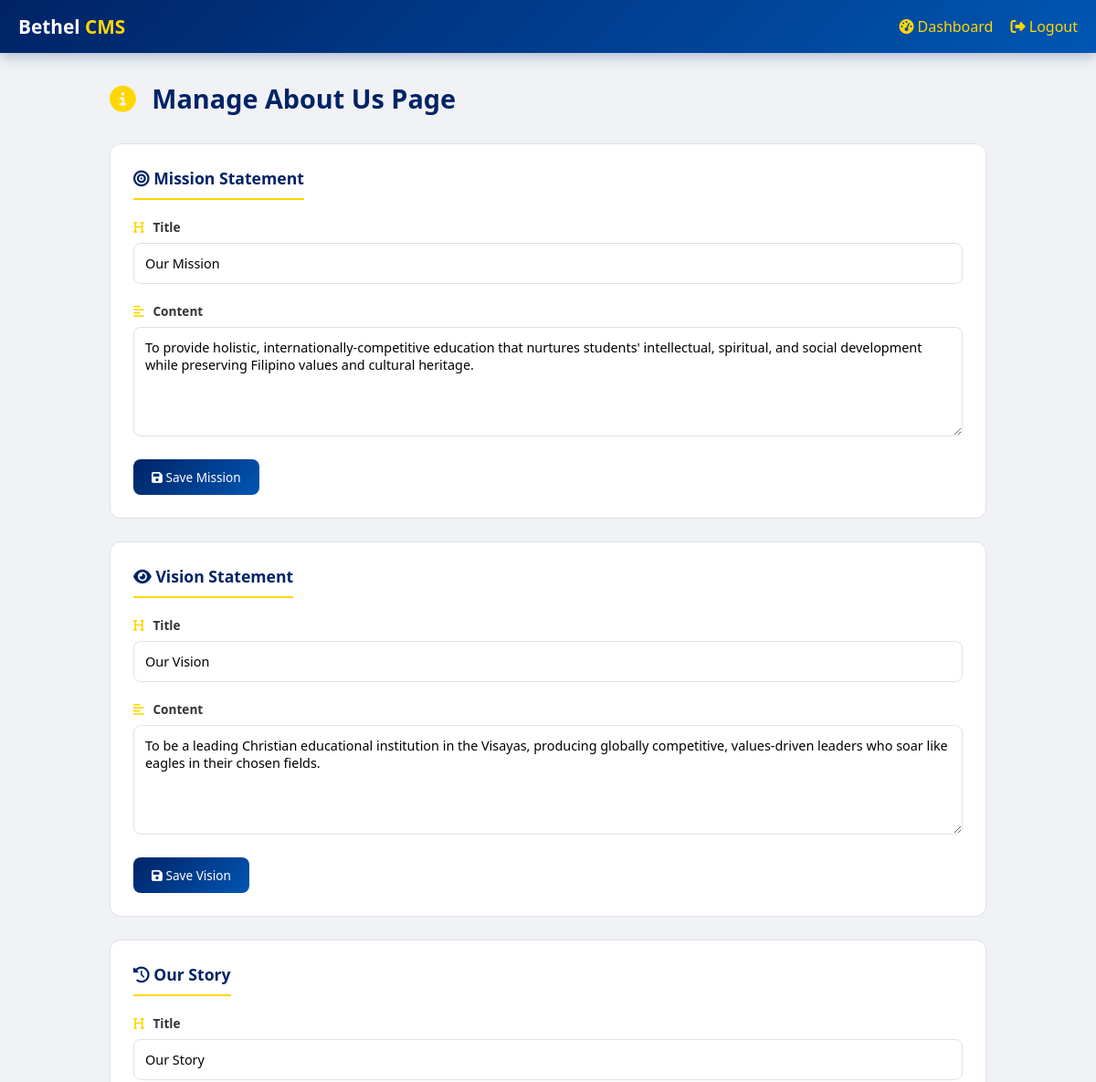
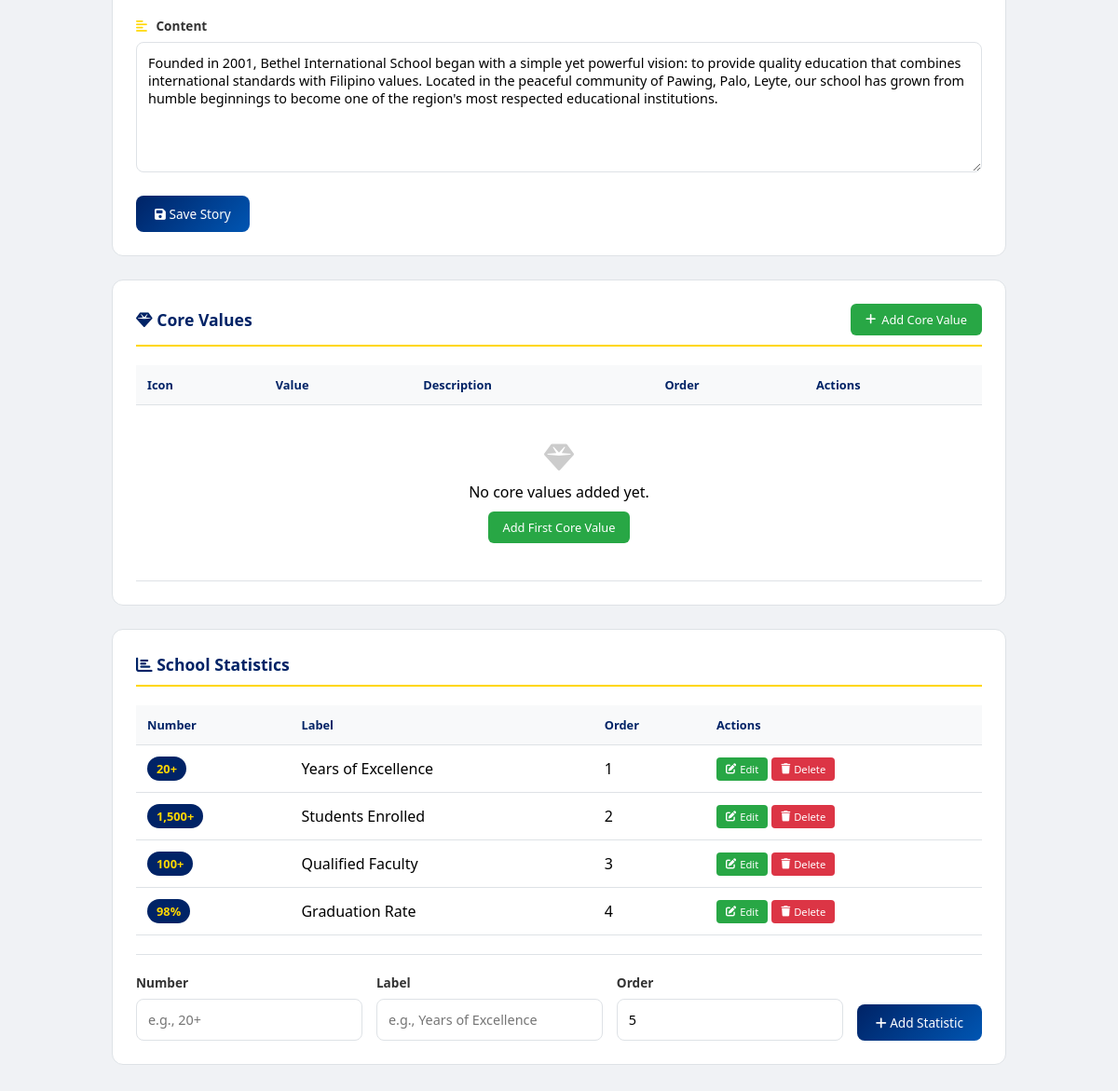
Page /admin/manage-about.php (signed in) on the earlier database version (2 pictures, top to bottom).
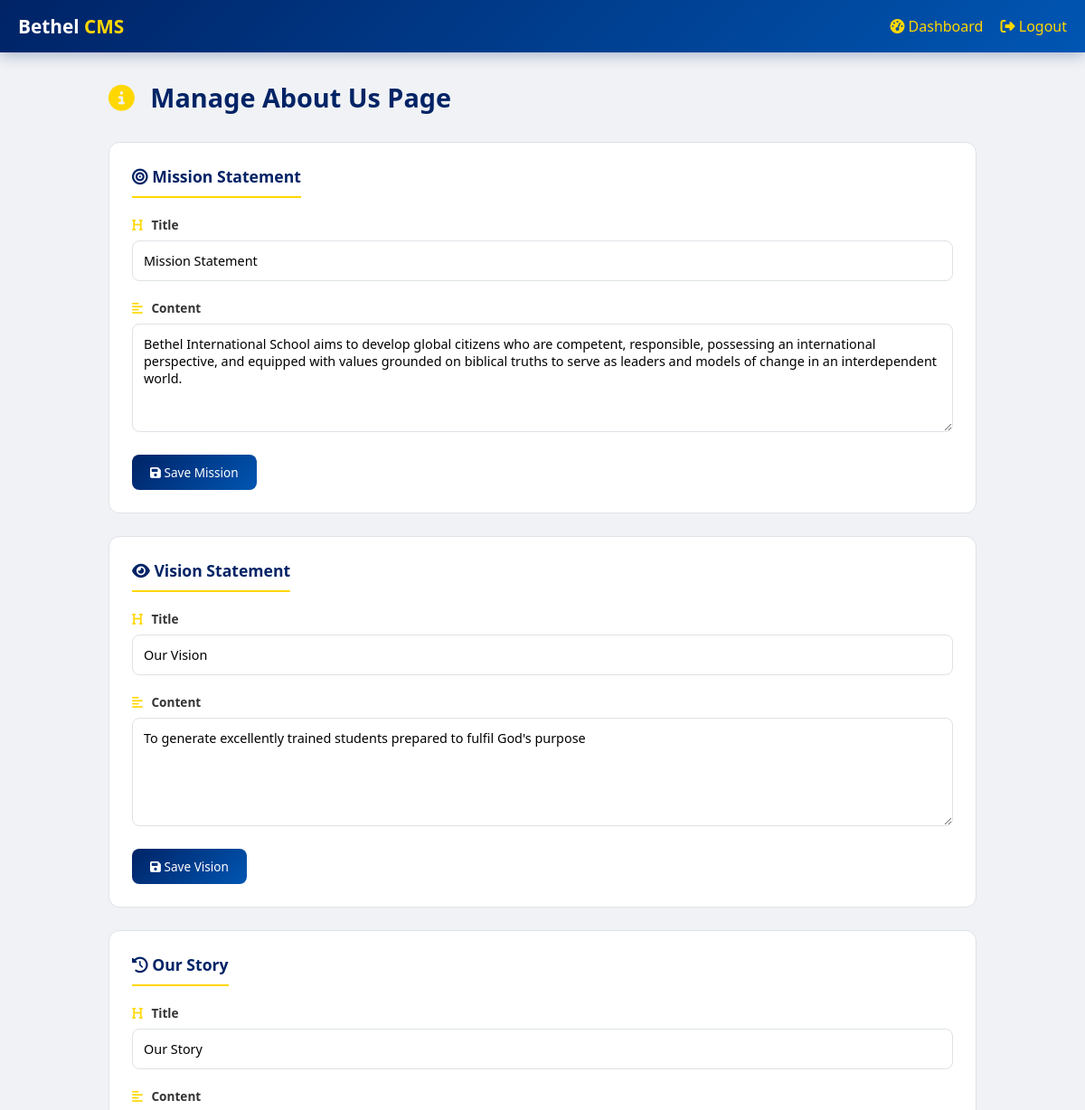
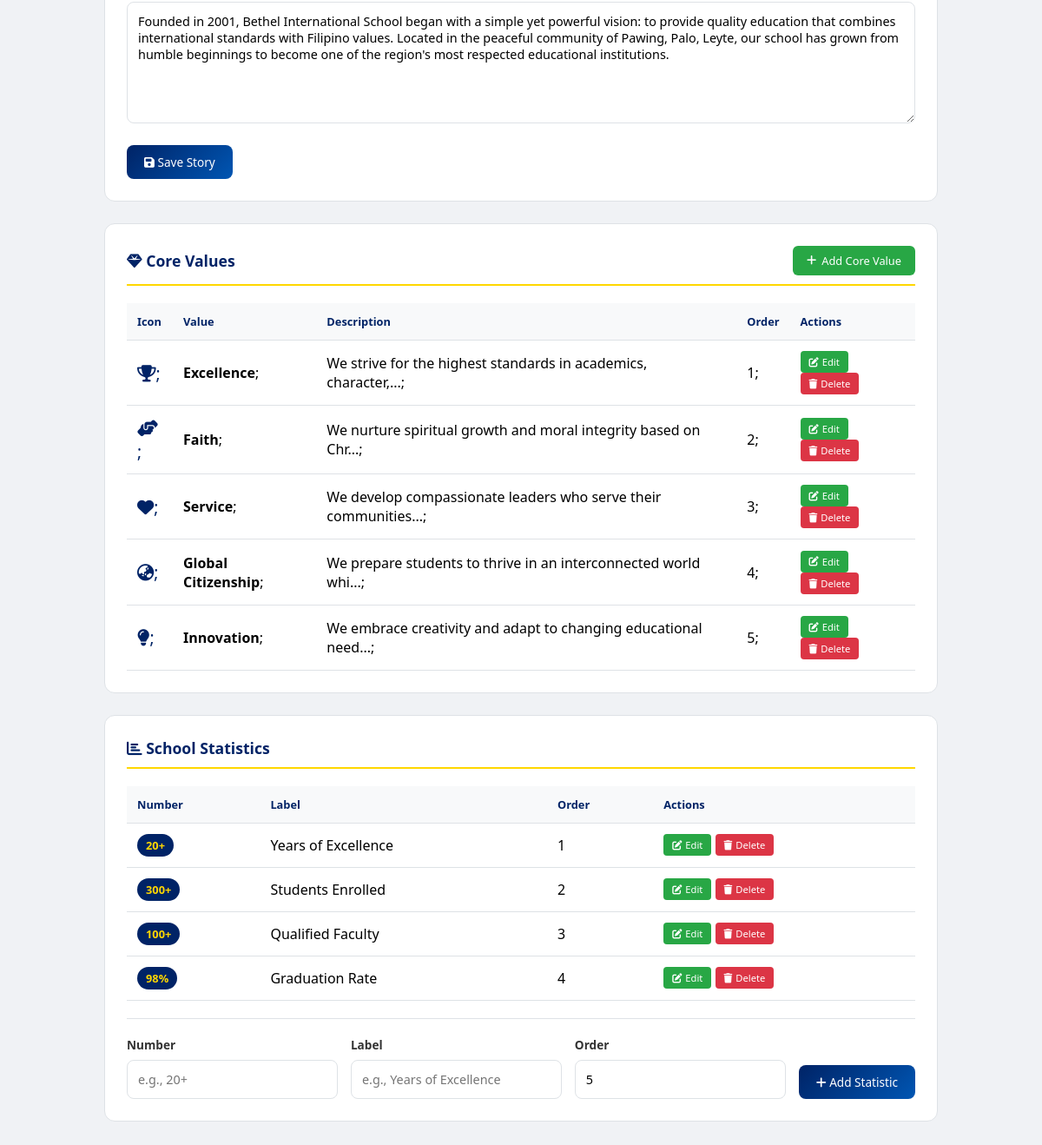
Same page on the later database version (2 pictures, top to bottom).
### tables this page shows
CREATE TABLE `about_content` (
  `id` int(11) NOT NULL,
  `section` varchar(50) NOT NULL,
  `title` varchar(200) DEFAULT NULL,
  `content` text DEFAULT NULL,
  `icon_class` varchar(50) DEFAULT NULL,
  `display_order` int(11) DEFAULT 0,
  `status` enum('active','inactive') DEFAULT 'active',
  `updated_at` timestamp NOT NULL DEFAULT current_timestamp() ON UPDATE current_timestamp()
);

CREATE TABLE `about_stats` (
  `id` int(11) NOT NULL,
  `stat_number` varchar(20) NOT NULL,
  `stat_label` varchar(100) NOT NULL,
  `display_order` int(11) DEFAULT 0,
  `status` enum('active','inactive') DEFAULT 'active'
);

CREATE TABLE `core_values` (
  `id` int(11) NOT NULL,
  `title` varchar(100) NOT NULL,
  `description` text NOT NULL,
  `icon_class` varchar(50) DEFAULT 'fas fa-star',
  `display_order` int(11) DEFAULT 0,
  `status` enum('active','inactive') DEFAULT 'active',
  `created_at` timestamp NOT NULL DEFAULT current_timestamp(),
  `updated_at` timestamp NOT NULL DEFAULT current_timestamp() ON UPDATE current_timestamp()
);

### admin/manage-about.php (the view, shortened to what this page needs)
<?php
require_once '../includes/db.php';
$mission = $pdo->query("SELECT * FROM about_content WHERE section = 'mission'")->fetch();
$vision = $pdo->query("SELECT * FROM about_content WHERE section = 'vision'")->fetch();
$history = $pdo->query("SELECT * FROM about_content WHERE section = 'history'")->fetch();
$core_values = $pdo->query("SELECT * FROM core_values ORDER BY display_order ASC")->fetchAll();
$statistics = $pdo->query("SELECT * FROM about_stats ORDER BY display_order ASC")->fetchAll();
$next_stat_order = $pdo->query("SELECT COALESCE(MAX(display_order), 0) + 1 as next FROM about_stats")->fetch();
$next_stat_display_order = $next_stat_order['next'];
?>
<!DOCTYPE html>
<html lang="en">
<head>
    <link rel="stylesheet" href="https://cdnjs.cloudflare.com/ajax/libs/font-awesome/6.4.0/css/all.min.css">
</head>
<body>
    <nav class="admin-nav">
        <div class="admin-nav-container">
            <div class="admin-logo">Bethel <span>CMS</span></div>
            <div class="admin-user">
                <a href="dashboard.php"><i class="fas fa-tachometer-alt"></i> Dashboard</a>
                <a href="logout.php"><i class="fas fa-sign-out-alt"></i> Logout</a>
            </div>
        </div>
    </nav>
    <div class="admin-container">
        <div class="page-header">
            <h1><i class="fas fa-info-circle"></i> Manage About Us Page</h1>
        </div>
        <div class="simple-section">
            <h3><i class="fas fa-bullseye"></i> Mission Statement</h3>
            <form method="POST">
                <div class="form-group">
                    <label><i class="fas fa-heading"></i> Title</label>
                    <input type="text" name="mission_title" value="<?php echo htmlspecialchars($mission['title'] ?? 'Our Mission'); ?>">
                </div>
                <div class="form-group">
                    <label><i class="fas fa-align-left"></i> Content</label>
                    <textarea name="mission_content" rows="4"><?php echo htmlspecialchars($mission['content'] ?? ''); ?></textarea>
                </div>
                <button type="submit" name="update_mission" class="btn-primary"><i class="fas fa-save"></i> Save Mission</button>
            </form>
        </div>
        <div class="simple-section">
            <h3><i class="fas fa-eye"></i> Vision Statement</h3>
            <form method="POST">
                <div class="form-group">
                    <label><i class="fas fa-heading"></i> Title</label>
                    <input type="text" name="vision_title" value="<?php echo htmlspecialchars($vision['title'] ?? 'Our Vision'); ?>">
                </div>
                <div class="form-group">
                    <label><i class="fas fa-align-left"></i> Content</label>
                    <textarea name="vision_content" rows="4"><?php echo htmlspecialchars($vision['content'] ?? ''); ?></textarea>
                </div>
                <button type="submit" name="update_vision" class="btn-primary"><i class="fas fa-save"></i> Save Vision</button>
            </form>
        </div>
        <div class="simple-section">
            <h3><i class="fas fa-history"></i> Our Story</h3>
            <form method="POST">
                <div class="form-group">
                    <label><i class="fas fa-heading"></i> Title</label>
                    <input type="text" name="history_title" value="<?php echo htmlspecialchars($history['title'] ?? 'Our Story'); ?>">
                </div>
                <div class="form-group">
                    <label><i class="fas fa-align-left"></i> Content</label>
                    <textarea name="history_content" rows="6"><?php echo htmlspecialchars($history['content'] ?? ''); ?></textarea>
                </div>
                <button type="submit" name="update_history" class="btn-primary"><i class="fas fa-save"></i> Save Story</button>
            </form>
        </div>
        <div class="core-values-section">
            <div class="section-header">
                <h3><i class="fas fa-gem"></i> Core Values</h3>
                <button class="add-btn" onclick="openCoreValueModal()">
                    <i class="fas fa-plus"></i> Add Core Value
                </button>
            </div>
            <div style="overflow-x: auto;">
                <table class="values-table">
                    <thead>
                        <tr>
                            <th>Icon</th>
                            <th>Value</th>
                            <th>Description</th>
                            <th>Order</th>
                            <th>Actions</th>
                        </tr>
                    </thead>
                    <tbody>
                        <?php if(count($core_values) > 0): ?>
                            <?php foreach($core_values as $value): ?>
                            <tr>
                                <td class="value-icon-display"><i class="<?php echo htmlspecialchars($value['icon_class'] ?: 'fas fa-star'); ?>"></i>;</td>
                                <td><strong><?php echo htmlspecialchars($value['title']); ?></strong>;</td>
                                <td><?php echo htmlspecialchars(substr($value['description'], 0, 60)); ?>...;</td>
                                <td><?php echo $value['display_order']; ?>;</td>
                                <td>
                                    <button class="btn-edit" onclick="editCoreValue(<?php echo htmlspecialchars(json_encode($value)); ?>)">
                                        <i class="fas fa-edit"></i> Edit
                                    </button>
                                    <form method="POST" style="display: inline-block;" onsubmit="return confirm('Delete this core value?')">
                                        <button type="submit" class="btn-delete">
                                            <i class="fas fa-trash"></i> Delete
                                        </button>
                                    </form>
                                </tr>
                            <?php endforeach; ?>
                        <?php else: ?>
                            <tr>
                                <td colspan="5" style="text-align: center; padding: 40px;">
                                    <i class="fas fa-gem" style="font-size: 2rem; color: #ccc; margin-bottom: 10px; display: block;"></i>
                                    <p>No core values added yet.</p>
                                    <button class="add-btn" onclick="openCoreValueModal()" style="margin-top: 10px;">Add First Core Value</button>
                                </td>
                            </tr>
                        <?php endif; ?>
                    </tbody>
                </table>
            </div>
        </div>
        <div class="stats-section">
            <div class="section-header">
                <h3><i class="fas fa-chart-bar"></i> School Statistics</h3>
            </div>
            <div style="overflow-x: auto;">
                <table class="stats-table">
                    <thead>
                        <tr>
                            <th>Number</th>
                            <th>Label</th>
                            <th>Order</th>
                            <th>Actions</th>
                        </tr>
                    </thead>
                    <tbody>
                        <?php if(count($statistics) > 0): ?>
                            <?php foreach($statistics as $stat): ?>
                            <tr>
                                <td><span class="stat-number-display"><?php echo htmlspecialchars($stat['stat_number']); ?></span></td>
                                <td><?php echo htmlspecialchars($stat['stat_label']); ?></td>
                                <td><?php echo $stat['display_order']; ?></td>
                                <td>
                                    <button class="btn-stat-edit" onclick="editStat(<?php echo $stat['id']; ?>, '<?php echo htmlspecialchars($stat['stat_number']); ?>', '<?php echo htmlspecialchars($stat['stat_label']); ?>', <?php echo $stat['display_order']; ?>)">
                                        <i class="fas fa-edit"></i> Edit
                                    </button>
                                    <form method="POST" style="display: inline-block;" onsubmit="return confirm('Delete this statistic?')">
                                        <button type="submit" class="btn-stat-delete">
                                            <i class="fas fa-trash"></i> Delete
                                        </button>
                                    </form>
                                </td>
                            </tr>
                            <?php endforeach; ?>
                        <?php endif; ?>
                    </tbody>
                </table>
            </div>
            <div class="add-stat-form">
                <div class="form-group">
                    <label>Number</label>
                    <input type="text" id="new_stat_number" placeholder="e.g., 20+">
                </div>
                <div class="form-group">
                    <label>Label</label>
                    <input type="text" id="new_stat_label" placeholder="e.g., Years of Excellence">
                </div>
                <div class="form-group">
                    <label>Order</label>
                    <input type="number" id="new_stat_order" value="<?php echo $next_stat_display_order; ?>">
                </div>
                <button class="btn-primary" onclick="addNewStat()">
                    <i class="fas fa-plus"></i> Add Statistic
                </button>
            </div>
        </div>
    </div>
</body>
</html>

Differences in the rows shown:
changed about_content: mission_title "Our Mission" → "Mission Statement"; mission_content "To provide holistic, internationally-competitive education that nurtures students' intellectual, spiritual, and social development while preserving Filipino values and cultural heritage." → "Bethel International School aims to develop global citizens who are competent, responsible, possessing an international perspective, and equipped with values grounded on biblical truths to serve as leaders and models of change in an interdependent world."
changed about_content "Our Vision": vision_content "To be a leading Christian educational institution in the Visayas, producing globally competitive, values-driven leaders who soar like eagles in their chosen fields." → "To generate excellently trained students prepared to fulfil God's purpose"
added core_values: title "Excellence", description "We strive for the highest standards in academics, character,", display_order "1"
added core_values: title "Faith", description "We nurture spiritual growth and moral integrity based on Chr", display_order "2"
added core_values: title "Service", description "We develop compassionate leaders who serve their communities", display_order "3"
added core_values: title "Global Citizenship", description "We prepare students to thrive in an interconnected world whi", display_order "4"
added core_values: title "Innovation", description "We embrace creativity and adapt to changing educational need", display_order "5"
changed about_stats "Students Enrolled": stat_number "1,500+" → "300+"
Other differences:
text no longer shown: "No core values added yet. Add First Core Value"
